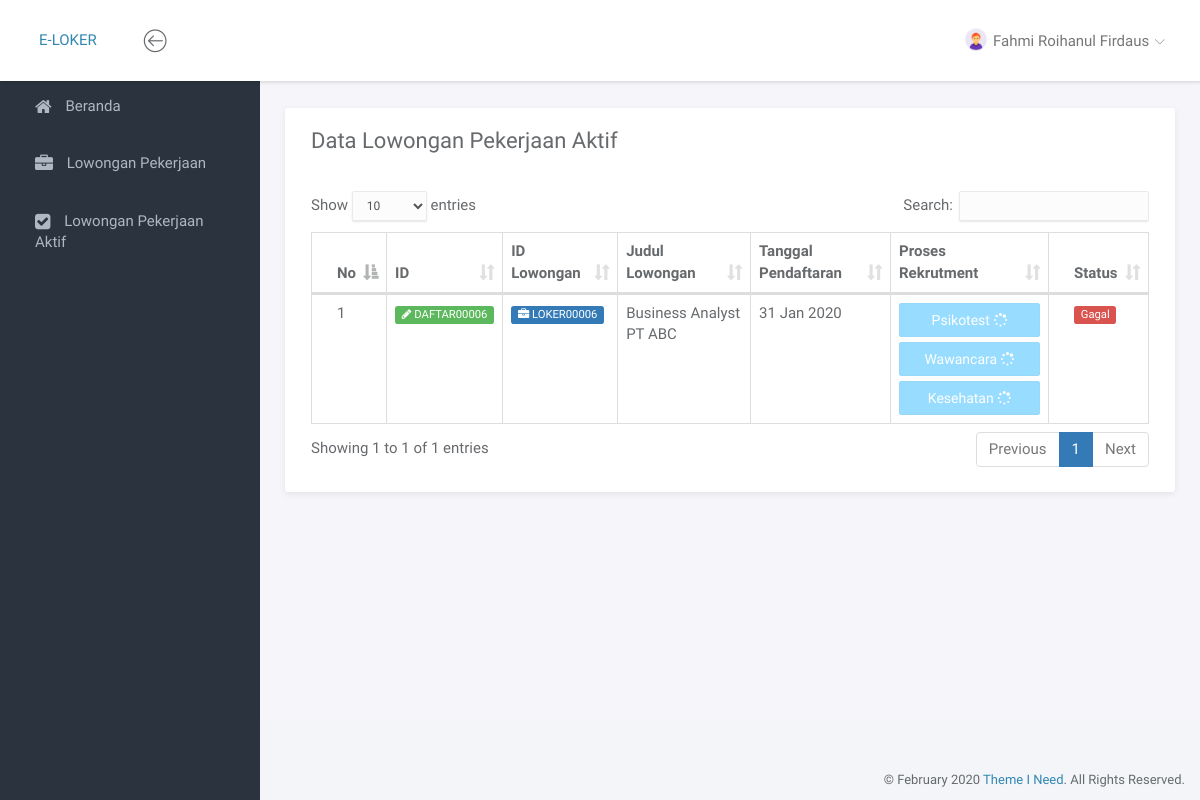
The app's page /portal/index.php?page=lokeractive (signed in), older data.
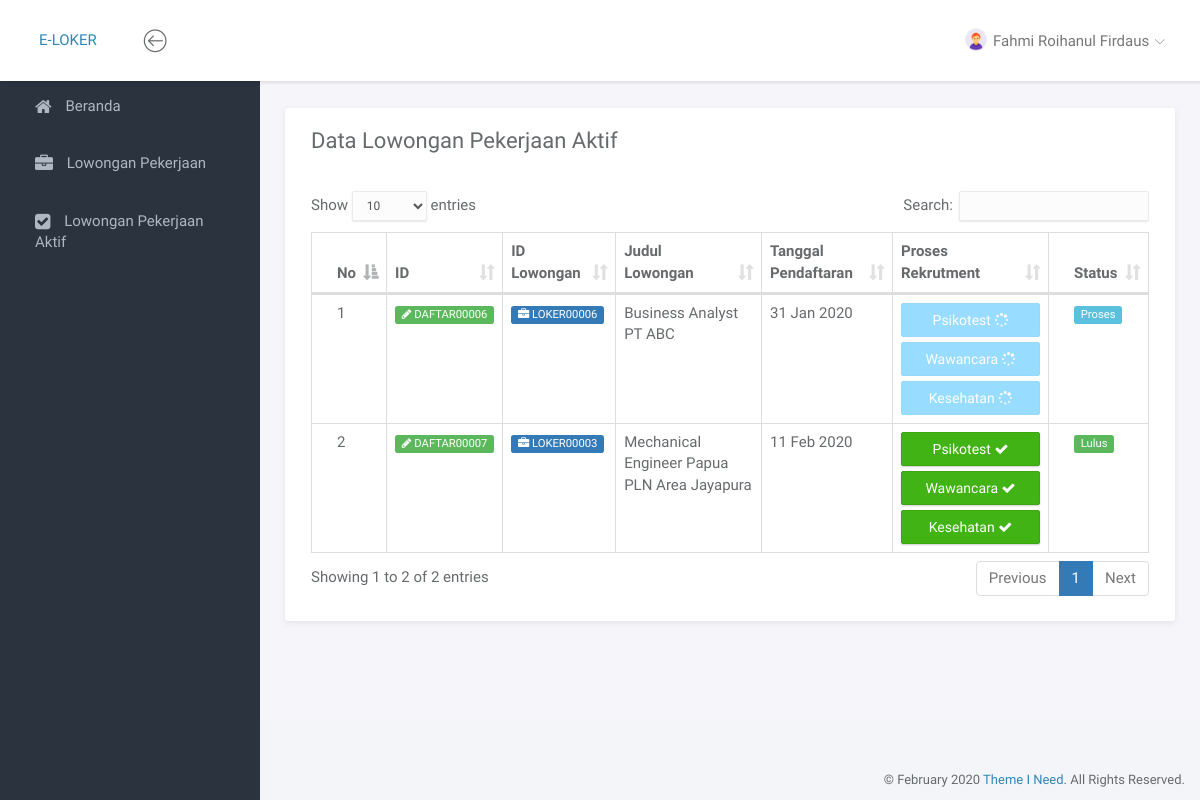
The same page, newer data.
### tables this page shows
CREATE TABLE `pendaftaran` (
  `id` varchar(11) NOT NULL,
  `lowongan_id` varchar(10) DEFAULT NULL,
  `user_id` varchar(11) DEFAULT NULL,
  `tgl_daftar` date DEFAULT NULL,
  `pendaftaran_status` enum('proses','lulus','gagal') DEFAULT NULL
);

CREATE TABLE `lowongan` (
  `id` varchar(10) NOT NULL,
  `provinsi_id` char(2) NOT NULL,
  `judul` text DEFAULT NULL,
  `deskripsi` text DEFAULT NULL,
  `kuota` int(3) DEFAULT NULL,
  `tipe` enum('fulltime','kontrak','magang','') NOT NULL,
  `mulai_pendaftaran` date NOT NULL,
  `akhir_pendaftaran` date NOT NULL
);

### portal/page/pendaftar/loker/lokeractive.php (the view, shortened to what this page needs)
<div class="panel panel-headline">
    <div class="panel-heading">
        <div class="row">
            <div class="col-md-12">
                <div class="pull-left">
                    <h3 class="panel-title">Data Lowongan Pekerjaan Aktif</h3>
                </div>
            </div>
        </div>
    </div>
    <div class="panel-body">
        <div class="row">
            <div class="col-md-12">
                <div class="table-responsive">
                    <table class="table table-bordered example">
                        <thead>
                            <tr>
                                <th>No</th>
                                <th>ID</th>
                                <th>ID Lowongan</th>
                                <th>Judul Lowongan</th>
                                <th>Tanggal Pendaftaran</th>
                                <th>Proses Rekrutment</th>
                                <th>Status</th>
                            </tr>
                        </thead>
                        <tbody>
                            <?php
                                $no = 1;
                                $q = mysqli_query($conn, "SELECT pendaftaran.id AS id, lowongan.id as id_lowongan, lowongan.judul AS judul_lowongan, pendaftaran.tgl_daftar AS tanggal_daftar, pendaftaran.pendaftaran_status as status FROM pendaftaran
                                                        JOIN lowongan ON pendaftaran.lowongan_id=lowongan.id
                                                        WHERE pendaftaran.user_id='$auth[id]'");
                                while($data=mysqli_fetch_array($q)){
                            ?>
                                <tr>
                                    <td><?= $no ?></td>
                                    <td><span class="label label-success"><i class="fa fa-pencil"></i> <?= $data['id'] ?></span></td>
                                    <td><span class="label label-primary"><i class="fa fa-briefcase"></i> <?= $data['id_lowongan'] ?></span></td>
                                    <td><?= $data['judul_lowongan'] ?></td>
                                    <td><?= date('d M Y', strtotime($data['tanggal_daftar'])) ?></td>
                                    <td><?= stepRecruitment($data['id']) ?></td>
                                    <td><?= statusPendaftaran($data['status']) ?></td>
                                </tr>
                            <?php $no++; }?>
                        </tbody>
                    </table>
                </div>
            </div>
        </div>
    </div>
</div>

### portal/service.php (shortened to what this page needs)
<?php
if ($_SESSION['role'] == 2) {
    $getdatauser = mysqli_query($conn, "SELECT * FROM user WHERE email='$_SESSION[email]'");
    $auth = mysqli_fetch_array($getdatauser);
} else {
    $getdatauser = mysqli_query($conn, "SELECT * FROM admin WHERE email='$_SESSION[email]'");
    $auth = mysqli_fetch_array($getdatauser);
}
function stepRecruitment($params) {
    $tmp = '';
    include './lib/koneksi.php';
    $step1 = mysqli_query($conn, "SELECT * FROM psikotest WHERE pendaftaran_id='$params'");
    $data1 = mysqli_fetch_array($step1);
    if ($data1['psikotest_nilai'] !== null) {
        $tmp = '<button class="btn btn-success btn-block">Psikotest <i class="fa fa-check"></i></button>';
    } else {
        $tmp = '<button class="btn btn-primary btn-block" disabled>Psikotest <i class="fa fa-spinner fa-spin"></i></button>';
    }
    $step2 = mysqli_query($conn, "SELECT * FROM wawancara WHERE pendaftaran_id='$params'");
    $data2 = mysqli_fetch_array($step2);
    if ($data2['wawancara_nilai'] !== null) {
        $tmp .= '<button class="btn btn-success btn-block">Wawancara <i class="fa fa-check"></i></button>';
    } else {
        $tmp .= '<button class="btn btn-primary btn-block" disabled>Wawancara <i class="fa fa-spinner fa-spin"></i></button>';
    }
    $step3 = mysqli_query($conn, "SELECT * FROM kesehatan WHERE pendaftaran_id='$params'");
    $data3 = mysqli_fetch_array($step3);
    if ($data3['kesehatan_nilai'] !== null) {
        $tmp .= '<button class="btn btn-success btn-block">Kesehatan <i class="fa fa-check"></i></button>';
    } else {
        $tmp .= '<button class="btn btn-primary btn-block" disabled>Kesehatan <i class="fa fa-spinner fa-spin"></i></button>';
    }
    return $tmp;
}
function statusPendaftaran($params) {
    $tmp = '';
    if ($params == 'proses') {
        $tmp = '<span class="label label-info">Proses</span>';
    } else if ($params == 'lulus') {
        $tmp = '<span class="label label-success">Lulus</span>';
    } else {
        $tmp = '<span class="label label-danger">Gagal</span>';
    }
    return $tmp;
}
?>

Row changes from the older to the newer data that the page shows:
changed pendaftaran "31 Jan 2020": now shows "Proses"; no longer shows "Gagal"
added pendaftaran: id "DAFTAR00007", lowongan "LOKER00003", lowongan.judul "Mechanical Engineer Papua PLN Area Jayapura", tgl_daftar "11 Feb 2020", shows "Psikotest", shows "Wawancara", shows "Kesehatan", pendaftaran_status "Lulus"
Text that changed along with them:
text written by a page script: "Show entries Search: Showing 1 to 1 of 1 entries Previous 1 Next" → "Show entries Search: Showing 1 to 2 of 2 entries Previous 1 Next"
